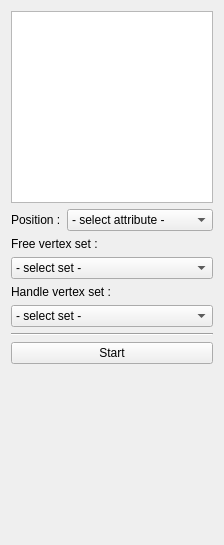
<?xml version="1.0" encoding="UTF-8"?>
<ui version="4.0">
 <class>SurfaceDeformation_TabWidget</class>
 <widget class="QWidget" name="SurfaceDeformation_TabWidget">
  <property name="geometry">
   <rect>
    <x>0</x>
    <y>0</y>
    <width>224</width>
    <height>545</height>
   </rect>
  </property>
  <property name="windowTitle">
   <string>Form</string>
  </property>
  <layout class="QGridLayout" name="gridLayout">
   <item row="1" column="1">
    <widget class="QComboBox" name="combo_positionAttribute">
     <property name="sizePolicy">
      <sizepolicy hsizetype="Expanding" vsizetype="Fixed">
       <horstretch>0</horstretch>
       <verstretch>0</verstretch>
      </sizepolicy>
     </property>
     <item>
      <property name="text">
       <string>- select attribute -</string>
      </property>
     </item>
    </widget>
   </item>
   <item row="15" column="0" colspan="2">
    <spacer name="verticalSpacer">
     <property name="orientation">
      <enum>Qt::Vertical</enum>
     </property>
     <property name="sizeHint" stdset="0">
      <size>
       <width>156</width>
       <height>161</height>
      </size>
     </property>
    </spacer>
   </item>
   <item row="8" column="0" colspan="2">
    <widget class="QComboBox" name="combo_handleVertexSet">
     <item>
      <property name="text">
       <string>- select set -</string>
      </property>
     </item>
    </widget>
   </item>
   <item row="13" column="0" colspan="2">
    <widget class="Line" name="line">
     <property name="orientation">
      <enum>Qt::Horizontal</enum>
     </property>
    </widget>
   </item>
   <item row="1" column="0">
    <widget class="QLabel" name="label_2">
     <property name="text">
      <string>Position :</string>
     </property>
    </widget>
   </item>
   <item row="4" column="0" colspan="2">
    <widget class="QLabel" name="label_3">
     <property name="text">
      <string>Free vertex set :</string>
     </property>
    </widget>
   </item>
   <item row="5" column="0" colspan="2">
    <widget class="QComboBox" name="combo_freeVertexSet">
     <item>
      <property name="text">
       <string>- select set -</string>
      </property>
     </item>
    </widget>
   </item>
   <item row="14" column="0" colspan="2">
    <widget class="QPushButton" name="button_startStop">
     <property name="text">
      <string>Start</string>
     </property>
    </widget>
   </item>
   <item row="6" column="0" colspan="2">
    <widget class="QLabel" name="label">
     <property name="text">
      <string>Handle vertex set :</string>
     </property>
    </widget>
   </item>
   <item row="0" column="0" colspan="2">
    <widget class="QListWidget" name="list_maps"/>
   </item>
  </layout>
 </widget>
 <tabstops>
  <tabstop>combo_positionAttribute</tabstop>
 </tabstops>
 <resources/>
 <connections/>
</ui>
